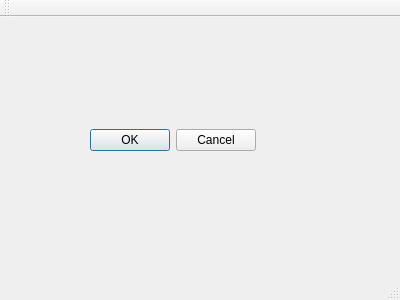
<?xml version="1.0" encoding="UTF-8"?>
<ui version="4.0">
 <class>amiga</class>
 <widget class="QMainWindow" name="amiga">
  <property name="geometry">
   <rect>
    <x>0</x>
    <y>0</y>
    <width>400</width>
    <height>300</height>
   </rect>
  </property>
  <property name="windowTitle">
   <string>amiga</string>
  </property>
  <widget class="QWidget" name="centralWidget">
   <widget class="QDialogButtonBox" name="buttonBox">
    <property name="geometry">
     <rect>
      <x>80</x>
      <y>110</y>
      <width>176</width>
      <height>27</height>
     </rect>
    </property>
    <property name="standardButtons">
     <set>QDialogButtonBox::Cancel|QDialogButtonBox::Ok</set>
    </property>
   </widget>
  </widget>
  <widget class="QMenuBar" name="menuBar">
   <property name="geometry">
    <rect>
     <x>0</x>
     <y>0</y>
     <width>400</width>
     <height>25</height>
    </rect>
   </property>
  </widget>
  <widget class="QToolBar" name="mainToolBar">
   <attribute name="toolBarArea">
    <enum>TopToolBarArea</enum>
   </attribute>
   <attribute name="toolBarBreak">
    <bool>false</bool>
   </attribute>
  </widget>
  <widget class="QStatusBar" name="statusBar"/>
 </widget>
 <layoutdefault spacing="6" margin="11"/>
 <resources/>
 <connections/>
</ui>
